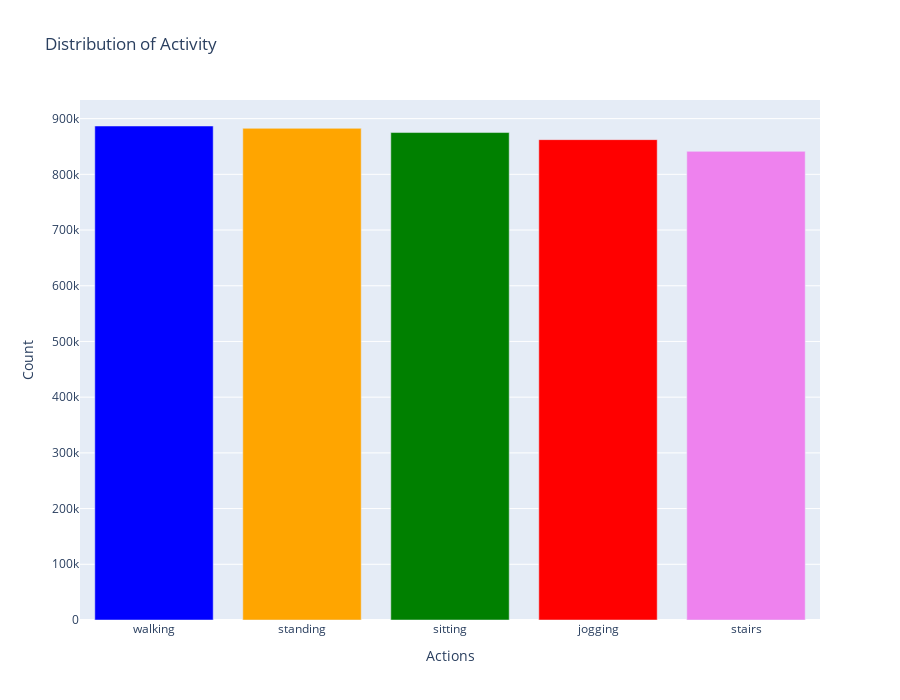

The cell this chart's notebook holds for it:
### Code cell
categorical_count_list = df["activity"].value_counts().keys().tolist()

action_count_values = df["activity"].value_counts().tolist()

# Create a bar chart
fig = go.Figure(data=[go.Bar(x=categorical_count_list, y=action_count_values, marker_color= ["blue","orange","green","red","violet"])])

# Update layout
fig.update_layout(title='Distribution of Activity',
                  xaxis_title='Actions',
                  yaxis_title='Count',
                  width = 900,
                  height = 700)

# Show the plot
fig.show()

### Figure 1 — Plotly figure (JSON) as saved in the notebook; plotly's stock layout.template omitted (floating-point values rounded to 4 significant figures)
{"data": [{"marker": {"color": ["blue", "orange", "green", "red", "violet"]}, "type": "bar", "x": ["walking", "standing", "sitting", "jogging", "stairs"], "y": [886762, 882587, 875030, 862281, 841230]}], "layout": {"height": 700, "title": {"text": "Distribution of Activity"}, "width": 900, "xaxis": {"title": {"text": "Actions"}}, "yaxis": {"title": {"text": "Count"}}}}
